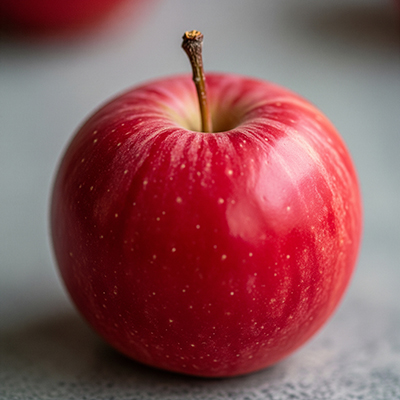
#> input picture apple.jpg, 400 x 400 px
$ jupyter execute 2_3-5_ImageCoordinates.ipynb
#> lines starting #> are read from the running program, lines starting #| are printed output that depends on the picture; after the words box and inside, x2 and y2 are one past the last pixel; in counts of white or black regions, pixels touching at a corner belong together
[cell 1]
import numpy as np
import matplotlib.pyplot as plt
import cv2

[cell 2]
apple_image = cv2.imread('apple.jpg')
#> apple_image is the input picture: shape (400, 400, 3); mean B, G, R 88.6, 84.4, 140.8
apple_image = cv2.cvtColor(apple_image, cv2.COLOR_BGR2RGB)

[cell 3]
height, width, channels = apple_image.shape
#> height = 400; width = 400; channels = 3
print(f'Image dimensions: {width}x{height}, Channels: {channels}')
#| Image dimensions: 400x400, Channels: 3

[cell 4]
# Get a pixel value at (50, 100)
red, green, blue = apple_image[100, 50]
#> red = 150; green = 155; blue = 158
print(f'Pixel at (50, 100) - R: {red}, G: {green}, B: {blue}')
#| Pixel at (50, 100) - R: 150, G: 155, B: 158

[cell 5]
apple_image = cv2.imread('apple.jpg', cv2.IMREAD_GRAYSCALE)
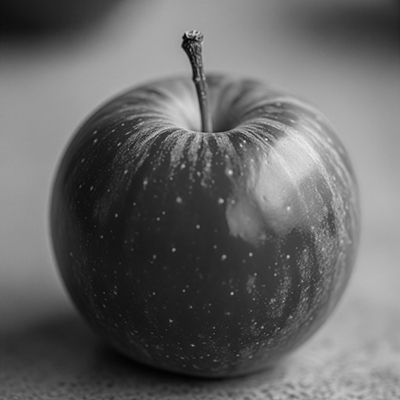
#> apple_image: shape (400, 400); min 0, max 240, mean 101.7

[cell 6]
height, width = apple_image.shape
print(f'Image dimensions: {width}x{height}')
#| Image dimensions: 400x400

[cell 7]
# Get a pixel value at (50, 100)
pixel_value = apple_image[100, 50]
#> pixel_value = 154
print(f'Pixel value at (50, 100): {pixel_value}')
#| Pixel value at (50, 100): 154

[cell 8]
plt.imshow(apple_image, cmap='gray')
plt.title('Grayscale Apple Image')

[cell 9]
# Region of interest 0|0, 100|100
region = apple_image[0:100, 0:100]
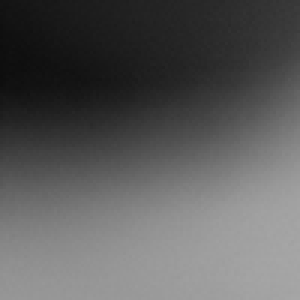
#> region: shape (100, 100) (shown 3 times larger); min 13, max 166, mean 91
plt.figure()
plt.imshow(region, cmap='gray')
plt.title('Region of Interest (0:100, 0:100)')

[cell 10]
# Create a copy of the image and modify a region
new_image = apple_image.copy()

[cell 11]
new_image[40:100, 150:300] = 255  # Set a square region to white
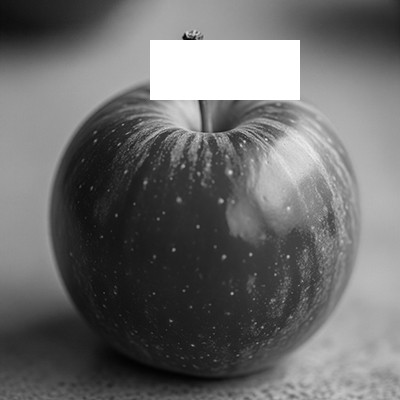
#> new_image: shape (400, 400); 5.62% of pixels changed, all inside (x1, y1, x2, y2) = (150, 40, 300, 100)
plt.figure()
plt.imshow(new_image, cmap='gray')
plt.title('Modified Image with White Square Region')

[cell 12]
# Make another copy and modify a different region
another_image = apple_image.copy()
darker_region = another_image[40:100, 150:300] * 0.6  # Dim a square region
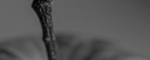
#> darker_region: shape (60, 150) float64; min 0, max 117.6, mean 85.7
another_image[40:100, 150:300] = darker_region.astype(int)
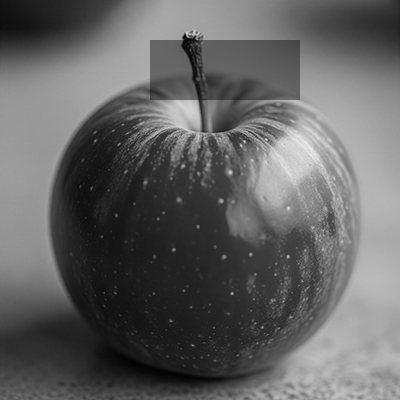
#> another_image: shape (400, 400); 5.62% of pixels changed, all inside (x1, y1, x2, y2) = (150, 40, 300, 100)
plt.figure()
plt.imshow(another_image, cmap='gray')
plt.title('Modified Image with Dimmed Square Region')

[cell 13]
# Doing the same with the original color image
color_image = cv2.imread('apple.jpg')
color_image = cv2.cvtColor(color_image, cv2.COLOR_BGR2RGB)
color_image_copy = color_image.copy()
darker_region = color_image_copy[40:100, 150:300] * 0.6
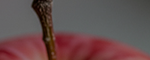
#> darker_region: shape (60, 150, 3) float64; mean R, G, B 102.5, 78.5, 78.8
color_image_copy[40:100, 150:300] = darker_region.astype(int)
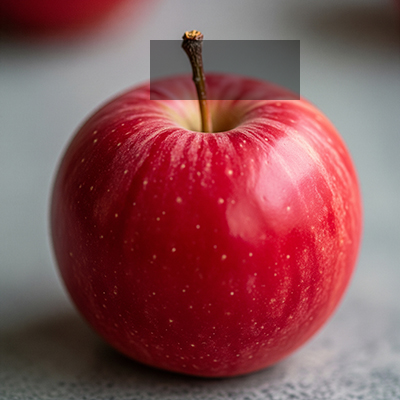
#> color_image_copy: shape (400, 400, 3); mean R, G, B 136.9, 81.4, 85.6
plt.figure()
plt.imshow(color_image_copy)
plt.title('Color Image with Dimmed Square Region')

[cell 14]
# Now brighten a region in the color image, clipping at 255
color_image_copy2 = color_image.copy()
brighter_region = np.clip(color_image_copy2[40:100, 150:300] * 1.3, 0, 255)
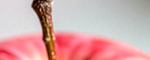
#> brighter_region: shape (60, 150, 3) float64; mean R, G, B 214.5, 170, 170.8
color_image_copy2[40:100, 150:300] = brighter_region.astype(int)
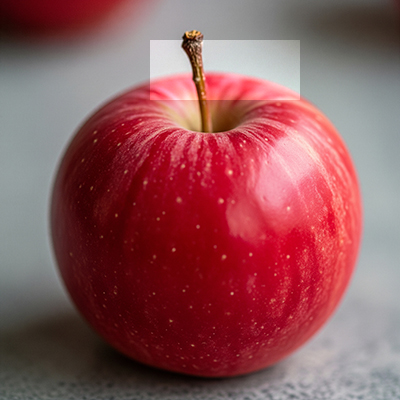
#> color_image_copy2: shape (400, 400, 3); mean R, G, B 143.2, 86.6, 90.8
plt.figure()
plt.imshow(color_image_copy2)
plt.title('Color Image with Brightened Square Region')

$ run again, with Image_1007.jpg copied over apple.jpg
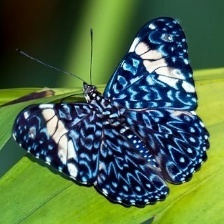
#> input picture Image_1007.jpg, 224 x 224 px
#> apple_image is the input picture: shape (224, 224, 3); mean B, G, R 72.7, 104.6, 76.3
#| Image dimensions: 224x224, Channels: 3
#> red = 110; green = 142; blue = 77
#| Pixel at (50, 100) - R: 110, G: 142, B: 77
#> `apple_image = cv2.imread('apple.jpg', cv2.IMREAD_GRAYSCALE)`:
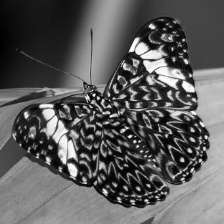
#> apple_image: shape (224, 224); min 0, max 255, mean 92.5
#| Image dimensions: 224x224
#> pixel_value = 125
#| Pixel value at (50, 100): 125
#> new_image: shape (224, 224); 8.84% of pixels changed, all inside (x1, y1, x2, y2) = (150, 40, 224, 100)
#> color_image_copy: shape (224, 224, 3); mean R, G, B 72.9, 100.1, 68.8
#> `color_image_copy2[40:100, 150:300] = brighter_region.astype(int)`:
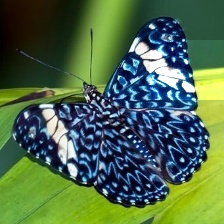
#> color_image_copy2: shape (224, 224, 3); mean R, G, B 78.3, 107, 74.8

$ run again, with NASA_Astronaut_Group_18.jpg copied over apple.jpg
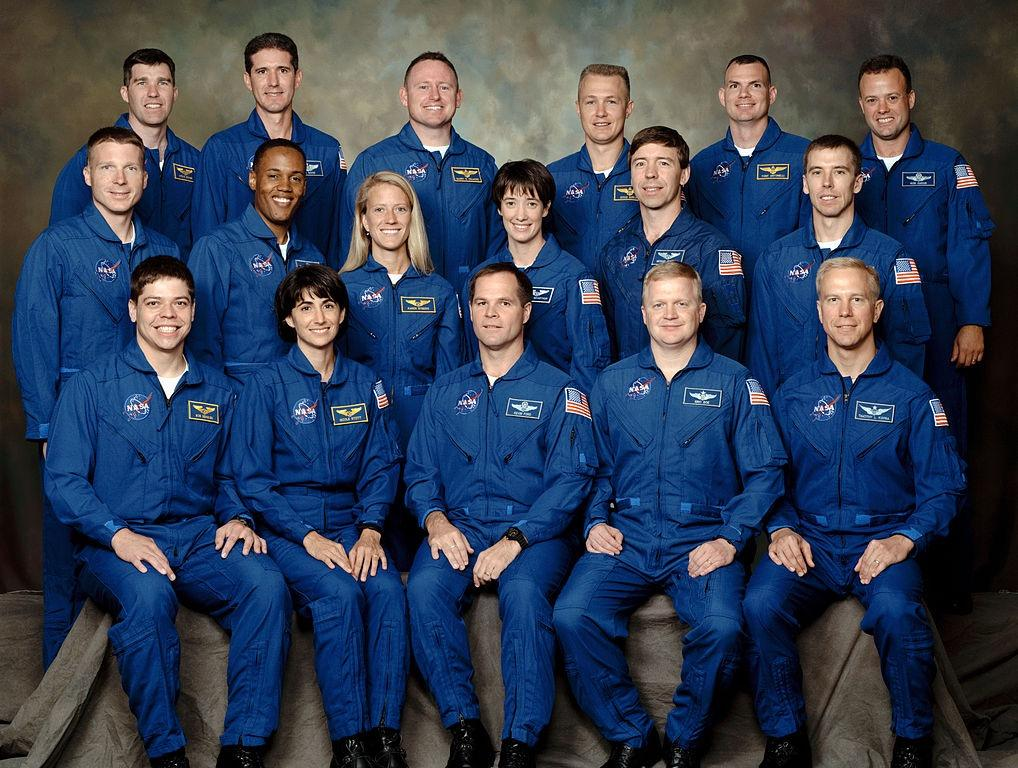
#> input picture NASA_Astronaut_Group_18.jpg, 1018 x 768 px
#> apple_image is the input picture: shape (768, 1018, 3); mean B, G, R 84, 63.8, 52.6
#| Image dimensions: 1018x768, Channels: 3
#> red = 81; green = 70; blue = 50
#| Pixel at (50, 100) - R: 81, G: 70, B: 50
#> `apple_image = cv2.imread('apple.jpg', cv2.IMREAD_GRAYSCALE)`:
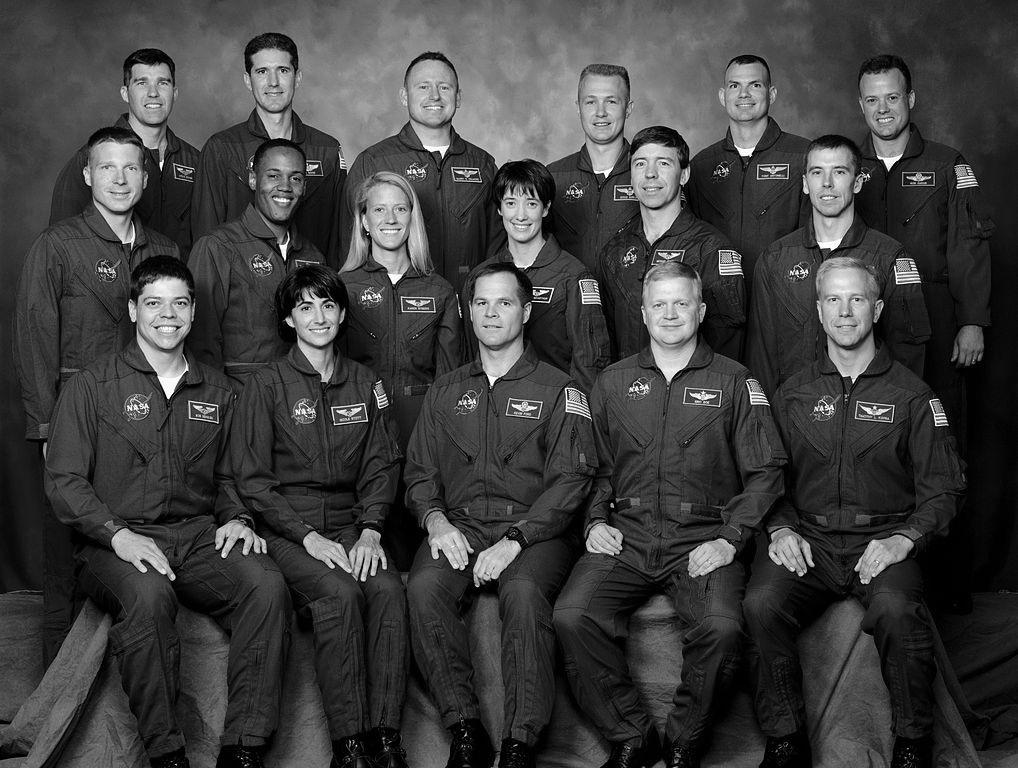
#> apple_image: shape (768, 1018); min 0, max 255, mean 62.6
#| Image dimensions: 1018x768
#> pixel_value = 71
#| Pixel value at (50, 100): 71
#> new_image: shape (768, 1018); 1.15% of pixels changed, all inside (x1, y1, x2, y2) = (150, 40, 300, 100)
#> color_image_copy: shape (768, 1018, 3); mean R, G, B 52, 63.3, 83.6
#> `color_image_copy2[40:100, 150:300] = brighter_region.astype(int)`:
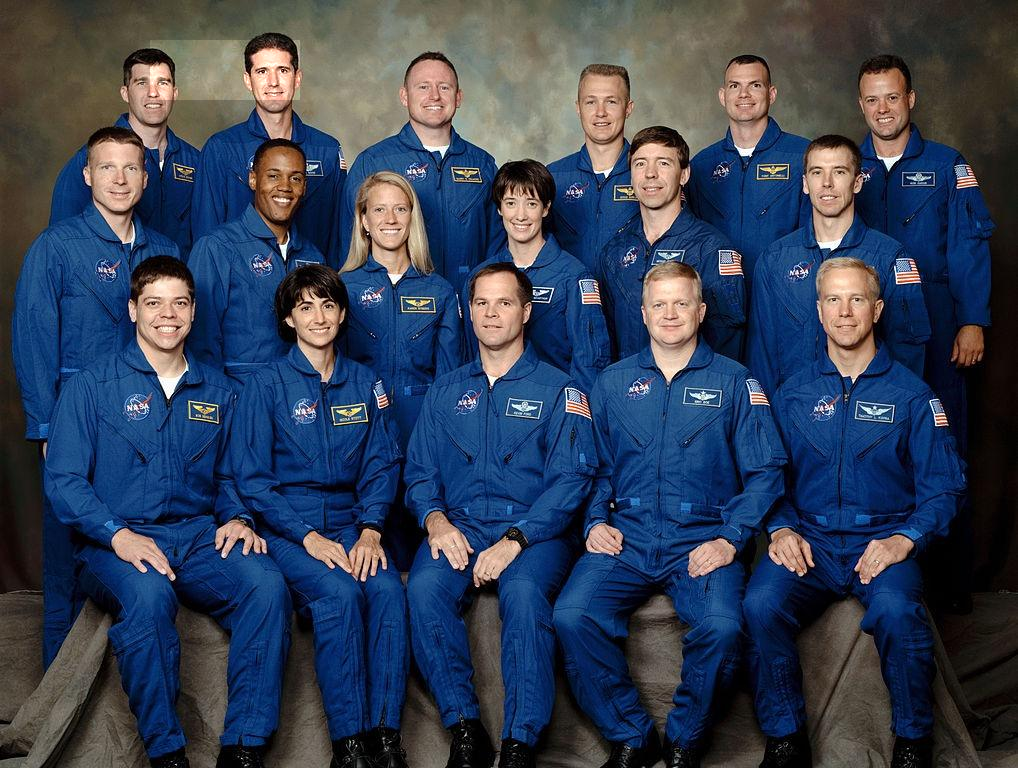
#> color_image_copy2: shape (768, 1018, 3); mean R, G, B 53, 64.1, 84.3
